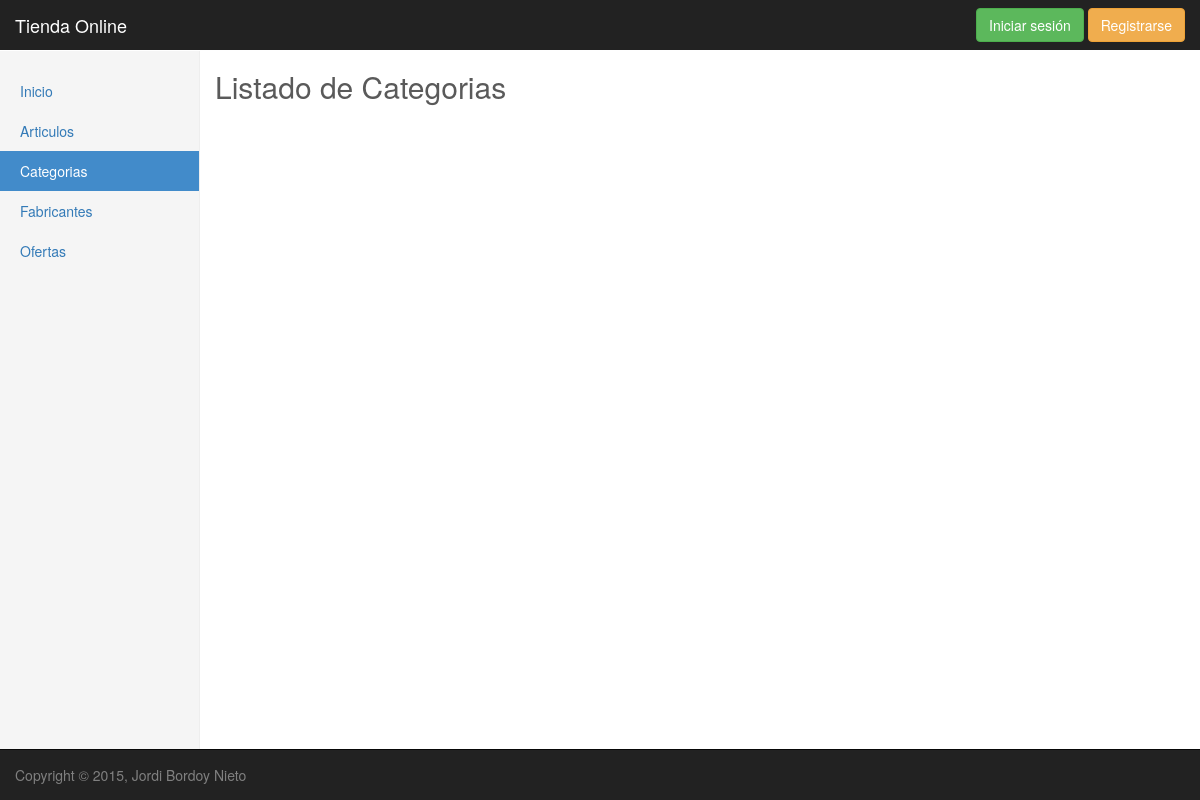
The page /articulos/listaCategorias/ on the database as committed earlier.
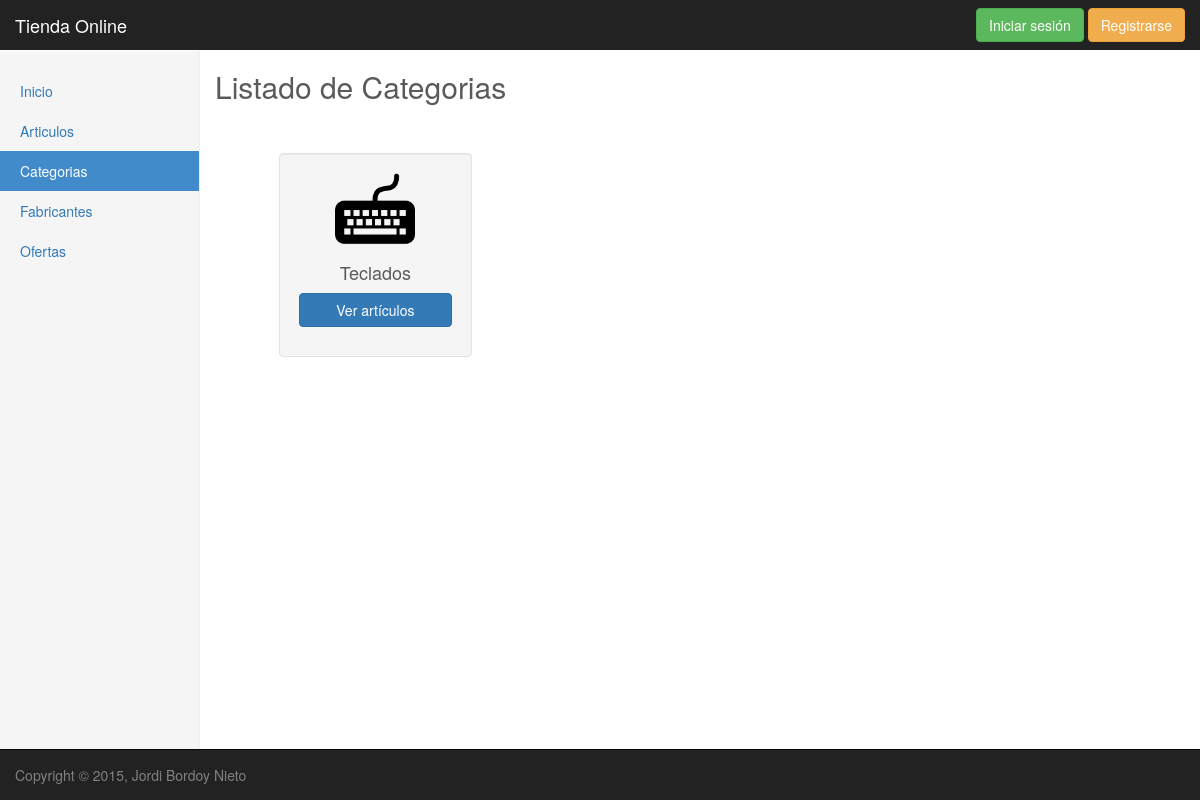
The same page on the database as committed later.
### articulos/models.py (models this page shows, shortened)
class Categoria(models.Model):
	nombre = models.CharField(max_length=30, unique = True, default = '')
	imagen = models.ImageField(upload_to='categorias', verbose_name='Imagen', default = '')
	descripcion = models.TextField(blank = True, null = True)

### articulos/views.py (the view)
class CategoriasListView(ListView):
	model = Categoria
	context_object_name = 'listaCategorias'
	template_name = 'articulos/listaCategorias.html'

### articulos/templates/articulos/listaCategorias.html (shortened to what this page needs)
<!DOCTYPE html>
{% extends "base.html" %}
{% load static %}
{% load staticfiles %}
{% block focoNavLeft %}
<li><a href="/">Inicio <span class="sr-only">(current)</span></a></li>
<li><a href="/articulos/listaArticulos/">Articulos</a></li>
<li class="active"><a href="/articulos/listaCategorias/">Categorias</a></li>
<li><a href="/articulos/listaFabricantes/">Fabricantes</a></li>
<li><a href="#">Ofertas</a></li>
{% endblock %}
{% block content %}
<div class="col-md-8 col-md-offset-2">
    <h2>Listado de Categorias</h2>
    <br>
    <br>
    {% for categoria in listaCategorias %}
    <div class="col-md-3 col-md-push-1 well">
        <img style="height:80px;" src='{{MEDIA_URL}}{{categoria.imagen}}' alt="" class="img-rounded center-block img-responsive"/>
    <div class="caption">
        <h4 style="text-align:center;">{{categoria.nombre}}</h4>
        <p>
            <a href="/articulos/articuloCategoria/{{categoria.id}}" class="btn btn-primary center-block" role="button">Ver artículos</a>
        </p>
    </div>
</div>
    {% endfor %}
</div>
{% endblock %}

Rows that differ between the two databases and show on the page:
added Categoria: imagen (picture), nombre "Teclados"
